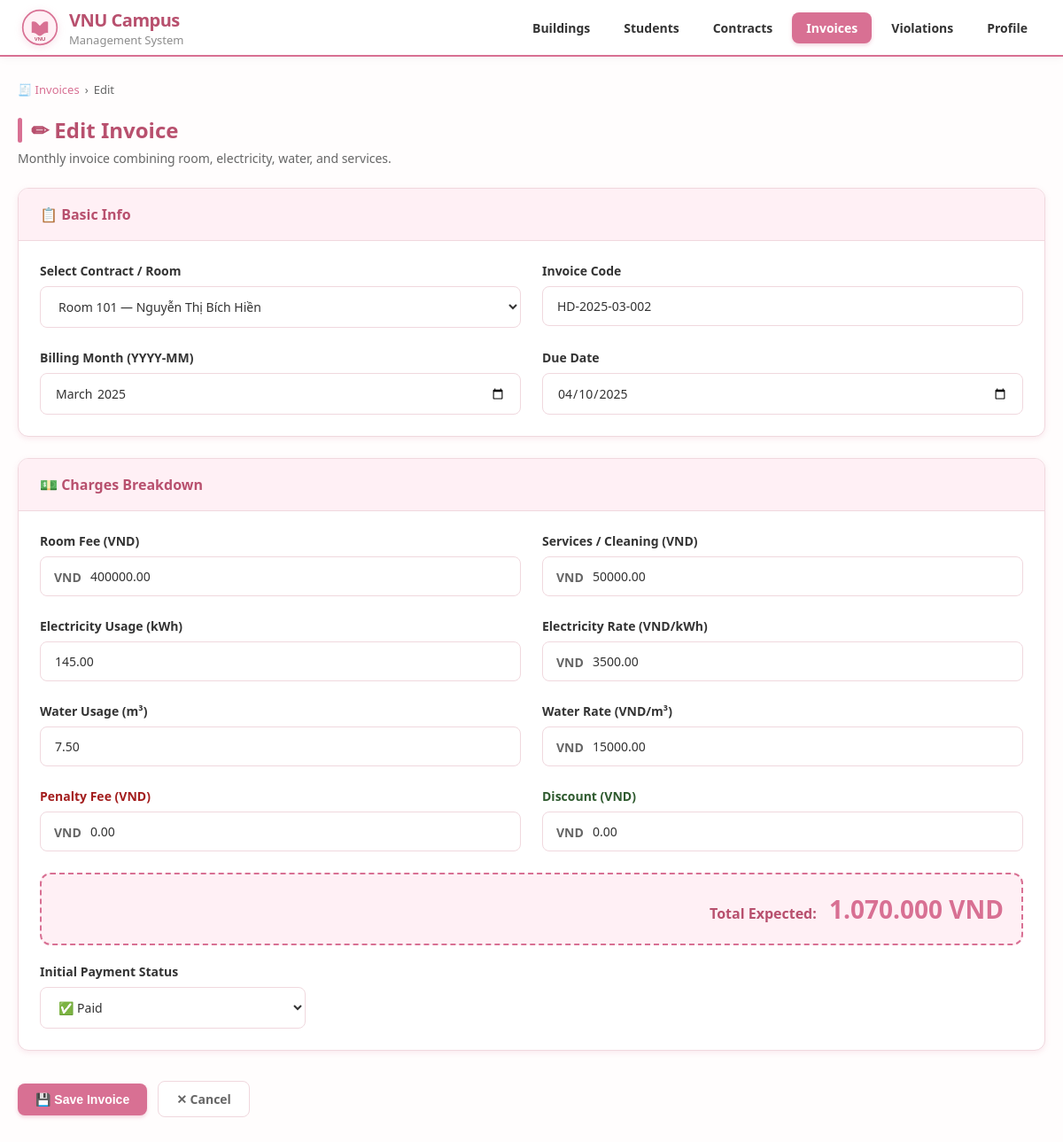
/ktx/InvoiceFormView.php?invoice_id=2, run on the app's committed database.
### tables this page shows
CREATE TABLE invoices (
    invoice_id          INT            NOT NULL AUTO_INCREMENT,
    invoice_code        VARCHAR(30)    NOT NULL UNIQUE,
    contract_id         INT            NOT NULL,
    student_id          INT            NOT NULL,
    billing_month       CHAR(7)        NOT NULL               COMMENT 'YYYY-MM',
     
    room_fee            DECIMAL(10,2)  NOT NULL DEFAULT 0,
    electricity_fee     DECIMAL(10,2)  NOT NULL DEFAULT 0     COMMENT 'Chốt từ utility_readings lúc xuất HĐ',
    electricity_kwh     DECIMAL(10,2)  NOT NULL DEFAULT 0     COMMENT 'Snapshot số kWh tiêu thụ',
    electricity_rate    DECIMAL(8,2)   NOT NULL DEFAULT 0     COMMENT 'Snapshot đơn giá điện lúc xuất HĐ',
    water_fee           DECIMAL(10,2)  NOT NULL DEFAULT 0     COMMENT 'Chốt từ utility_readings lúc xuất HĐ',
    water_m3            DECIMAL(10,2)  NOT NULL DEFAULT 0     COMMENT 'Snapshot số m³ tiêu thụ',
    water_rate          DECIMAL(8,2)   NOT NULL DEFAULT 0     COMMENT 'Snapshot đơn giá nước lúc xuất HĐ',
    service_fee         DECIMAL(10,2)  NOT NULL DEFAULT 0,
    penalty_fee         DECIMAL(10,2)  NOT NULL DEFAULT 0,
    discount            DECIMAL(10,2)  NOT NULL DEFAULT 0,
    total_amount        DECIMAL(10,2)  NOT NULL,
    due_date            DATE           NOT NULL,
    paid_amount         DECIMAL(10,2)  NOT NULL DEFAULT 0,
    paid_date           DATE           DEFAULT NULL,
    payment_method      ENUM('cash','bank_transfer','momo','vnpay','other') DEFAULT NULL,
    payment_note        VARCHAR(255)   DEFAULT NULL,
    status_code         VARCHAR(50)    NOT NULL DEFAULT 'unpaid',
    issued_by           INT            DEFAULT NULL,
    created_at          DATETIME       NOT NULL DEFAULT CURRENT_TIMESTAMP,
    updated_at          DATETIME       NOT NULL DEFAULT CURRENT_TIMESTAMP ON UPDATE CURRENT_TIMESTAMP,
    created_by          INT            DEFAULT NULL,           
    updated_by          INT            DEFAULT NULL,           
    PRIMARY KEY (invoice_id),
    FOREIGN KEY (contract_id) REFERENCES contracts(contract_id) ON DELETE CASCADE,
    FOREIGN KEY (student_id)  REFERENCES students(student_id)   ON DELETE CASCADE,
    FOREIGN KEY (issued_by)   REFERENCES users(user_id)         ON DELETE SET NULL,
    INDEX idx_billing_month (billing_month),
    INDEX idx_status_code   (status_code),
    INDEX idx_due_date      (due_date)
);

### ktx/InvoiceFormView.php (the view, shortened to what this page needs)
<?php
$host = 'localhost'; $db = 'campus_final'; $user = 'root'; $pass = ''; $charset = 'utf8mb4';
try { $pdo = new PDO("mysql:host=$host;dbname=$db;charset=$charset", $user, $pass, [PDO::ATTR_ERRMODE => PDO::ERRMODE_EXCEPTION, PDO::ATTR_DEFAULT_FETCH_MODE => PDO::FETCH_ASSOC]); } catch (PDOException $e) { die('DB Error'); }
$invoiceId = filter_input(INPUT_GET, 'invoice_id', FILTER_VALIDATE_INT);
$invoice   = null;
$isEdit    = false;
if ($invoiceId) {
    $stmt = $pdo->prepare("SELECT * FROM invoices WHERE invoice_id = ?");
    $stmt->execute([$invoiceId]);
    $invoice = $stmt->fetch();
    $isEdit  = (bool)$invoice;
}
$contracts = $pdo->query("SELECT c.contract_id, c.monthly_fee_snapshot, r.room_number, s.full_name
                          FROM contracts c JOIN rooms r ON r.room_id = c.room_id JOIN students s ON s.student_id = c.student_id
                          WHERE c.status_code = 'active' ORDER BY r.room_number")->fetchAll();
$fContractId = $invoice['contract_id'] ?? '';
$fCode       = $invoice['invoice_code'] ?? 'INV-' . date('Ym') . '-';
$fMonth      = $invoice['billing_month'] ?? date('Y-m');
$fRoomFee    = $invoice['room_fee'] ?? 0;
$fElecKwh    = $invoice['electricity_kwh'] ?? 0;
$fElecRate   = $invoice['electricity_rate'] ?? 3500;
$fWaterM3    = $invoice['water_m3'] ?? 0;
$fWaterRate  = $invoice['water_rate'] ?? 25000;
$fService    = $invoice['service_fee'] ?? 0;
$fPenalty    = $invoice['penalty_fee'] ?? 0;
$fDiscount   = $invoice['discount'] ?? 0;
$fDueDate    = $invoice['due_date'] ?? date('Y-m-d', strtotime('+7 days'));
$fStatus     = $invoice['status_code'] ?? 'unpaid';
include 'header.php';
?>
<main class="page">
    <div class="breadcrumb">
        <a href="InvoiceView.php">🧾 Invoices</a>
        <span>›</span>
        <span><?= $isEdit ? 'Edit' : 'New' ?></span>
    </div>
    <h1 class="page-title">
        <?= $isEdit ? '✏ Edit Invoice' : '🧾 Create Invoice' ?>
    </h1>
    <p class="page-desc">Monthly invoice combining room, electricity, water, and services.</p>
    <form method="POST">
        <div class="card">
            <div class="card-header"><h2>📋 Basic Info</h2></div>
            <div class="card-body">
                <div class="form-grid form-grid-2">
                    <div class="form-group">
                        <label class="form-label">Select Contract / Room</label>
                        <select name="contract_id" id="contract_id" class="form-control" required onchange="fillRoomFee()">
                            <?php foreach($contracts as $c): ?>
                            <option value="<?= $c['contract_id'] ?>" data-fee="<?= $c['monthly_fee_snapshot'] ?>" <?= $fContractId == $c['contract_id'] ? 'selected' : '' ?>>
                                Room <?= $c['room_number'] ?> — <?= $c['full_name'] ?>
                            </option>
                            <?php endforeach; ?>
                        </select>
                    </div>
                    <div class="form-group">
                        <label class="form-label">Invoice Code</label>
                        <input type="text" name="invoice_code" class="form-control" value="<?= htmlspecialchars($fCode) ?>" required>
                    </div>
                    <div class="form-group">
                        <label class="form-label">Billing Month (YYYY-MM)</label>
                        <input type="month" name="billing_month" class="form-control" value="<?= $fMonth ?>" required>
                    </div>
                    <div class="form-group">
                        <label class="form-label">Due Date</label>
                        <input type="date" name="due_date" class="form-control" value="<?= $fDueDate ?>" required>
                    </div>
                </div>
            </div>
        </div>
        <div class="card">
            <div class="card-header"><h2>💵 Charges Breakdown</h2></div>
            <div class="card-body">
                <div class="form-grid form-grid-2">
                    <div class="form-group">
                        <label class="form-label">Room Fee (VND)</label>
                        <div class="pfx-wrap"><span class="pfx">VND</span><input type="number" id="room_fee" name="room_fee" class="form-control calc" value="<?= $fRoomFee ?>"></div>
                    </div>
                    <div class="form-group">
                        <label class="form-label">Services / Cleaning (VND)</label>
                        <div class="pfx-wrap"><span class="pfx">VND</span><input type="number" name="service_fee" class="form-control calc" value="<?= $fService ?>"></div>
                    </div>
                    <div class="form-group">
                        <label class="form-label">Electricity Usage (kWh)</label>
                        <input type="number" name="electricity_kwh" class="form-control calc" value="<?= $fElecKwh ?>" step="0.1">
                    </div>
                    <div class="form-group">
                        <label class="form-label">Electricity Rate (VND/kWh)</label>
                        <div class="pfx-wrap"><span class="pfx">VND</span><input type="number" name="electricity_rate" class="form-control calc" value="<?= $fElecRate ?>"></div>
                    </div>
                    <div class="form-group">
                        <label class="form-label">Water Usage (m³)</label>
                        <input type="number" name="water_m3" class="form-control calc" value="<?= $fWaterM3 ?>" step="0.1">
                    </div>
                    <div class="form-group">
                        <label class="form-label">Water Rate (VND/m³)</label>
                        <div class="pfx-wrap"><span class="pfx">VND</span><input type="number" name="water_rate" class="form-control calc" value="<?= $fWaterRate ?>"></div>
                    </div>
                    <div class="form-group">
                        <label class="form-label" style="color:#A31D1D">Penalty Fee (VND)</label>
                        <div class="pfx-wrap"><span class="pfx">VND</span><input type="number" name="penalty_fee" class="form-control calc" value="<?= $fPenalty ?>"></div>
                    </div>
                    <div class="form-group">
                        <label class="form-label" style="color:#2E5A2E">Discount (VND)</label>
                        <div class="pfx-wrap"><span class="pfx">VND</span><input type="number" name="discount" class="form-control calc" value="<?= $fDiscount ?>"></div>
                    </div>
                </div>
                <div class="total-banner">
                    Total Expected: <strong id="total_display">0 VND</strong>
                </div>
                <div class="form-group" style="margin-top:20px;max-width:300px">
                    <label class="form-label">Initial Payment Status</label>
                    <select name="status_code" class="form-control">
                        <option value="paid" <?= $fStatus=='paid'?'selected':'' ?>>✅ Paid</option>
                    </select>
                </div>
            </div>
        </div>
        <div class="form-actions">
            <button type="submit" class="btn btn-primary"><?= $isEdit ? '💾 Save Invoice' : '✅ Issue Invoice' ?></button>
            <a href="InvoiceView.php" class="btn btn-ghost">✕ Cancel</a>
        </div>
    </form>
</main>
</body>
</html>

### ktx/style.css (style rules this page uses)
*, *::before, *::after { box-sizing: border-box; margin: 0; padding: 0; }
:root { --bg: #FFFDFD; --card: #ffffff; --primary: #D87093; --primary-hover: #C25A7A; --primary-dk:#B8506E; --primary-lt:#FFF0F5; --text: #333333; --muted: #666666; --border: #F0D8DE; --green: #2E8B57; --green-lt: #E8F5E9; --red: #D32F2F; --red-lt: #FFE4E1; --yellow: #B8860B; --yellow-lt: #FFFDE7; --blue: #0ea5a4; --blue-lt: #E0F2F1; --purple: #8E24AA; --purple-lt: #F3E8FF; --radius: 12px; --shadow: 0 2px 6px rgba(216, 112, 147, 0.15); }
body { font-family: 'Segoe UI', system-ui, sans-serif; background: var(--bg); color: var(--text); min-height: 100vh; }
.page { max-width: 1280px; margin: 0 auto; padding: 28px 20px; }
.page-title { font-size: 24px; font-weight: 700; color: var(--primary-dk); display: flex; align-items: center; gap: 10px; margin-bottom: 6px; }
.page-title::before { content: ''; display: block; width: 5px; height: 28px; background: var(--primary); border-radius: 3px; }
.page-desc { color: var(--muted); font-size: 14px; margin-bottom: 24px; }
.breadcrumb { display: flex; align-items: center; gap: 6px; font-size: 13px; color: var(--muted); margin-bottom: 20px; font-weight: 500; }
.breadcrumb a { color: var(--primary); text-decoration: none; }
.btn { display: inline-flex; align-items: center; gap: 6px; padding: 10px 20px; border-radius: 8px; font-size: 14px; font-weight: 600; cursor: pointer; border: none; text-decoration: none; transition: all .2s; }
.btn-primary { background: var(--primary); color: #fff; box-shadow: 0 2px 4px rgba(216, 112, 147, 0.3); }
.btn-ghost { background: #fff; color: var(--muted); border: 1px solid var(--border); }
.card { background: var(--card); border-radius: var(--radius); box-shadow: var(--shadow); overflow: hidden; margin-bottom: 24px; border: 1px solid var(--border); }
.card-header { background: var(--primary-lt); padding: 18px 24px; border-bottom: 1px solid var(--border); display: flex; align-items: center; gap: 10px; }
.card-header h2 { font-size: 16px; font-weight: 700; color: var(--primary-dk); margin: 0; }
.card-body { padding: 24px; }
.form-grid { display: grid; gap: 24px; }
.form-grid-2 { grid-template-columns: 1fr 1fr; }
.form-group { display: flex; flex-direction: column; gap: 8px; }
.form-label { font-size: 14px; font-weight: 600; color: var(--text); }
.form-control { width: 100%; padding: 12px 16px; border: 1px solid var(--border); border-radius: 8px; font-size: 14px; color: var(--text); background: #fff; outline: none; transition: all .2s; font-family: inherit; }
select.form-control { cursor: pointer; }
.pfx-wrap { position: relative; }
.pfx-wrap .pfx { position: absolute; left: 16px; top: 50%; transform: translateY(-50%); color: var(--muted); font-size: 14px; font-weight: 600; pointer-events: none; }
.pfx-wrap .form-control { padding-left: 56px; }
.form-actions { display: flex; gap: 12px; align-items: center; flex-wrap: wrap; padding-top: 10px; }
.total-banner { background: var(--primary-lt); border: 2px dashed var(--primary); border-radius: 12px; padding: 20px; text-align: right; font-size: 16px; color: var(--primary-dk); margin-top: 24px; font-weight: 600; }
.total-banner strong { font-size: 28px; color: var(--primary); margin-left: 10px; }

### data on the page
invoices: contract_id "Room 101 — Nguyễn Thị Bích Hiền", invoice_code "HD-2025-03-002", billing_month "2025-03", due_date "04/10/2025", room_fee "400000.00", service_fee "50000.00", electricity_kwh "145.00", electricity_rate "3500.00", water_m3 "7.50", water_rate "15000.00", penalty_fee "0.00", discount "0.00", status_code "✅ Paid"
